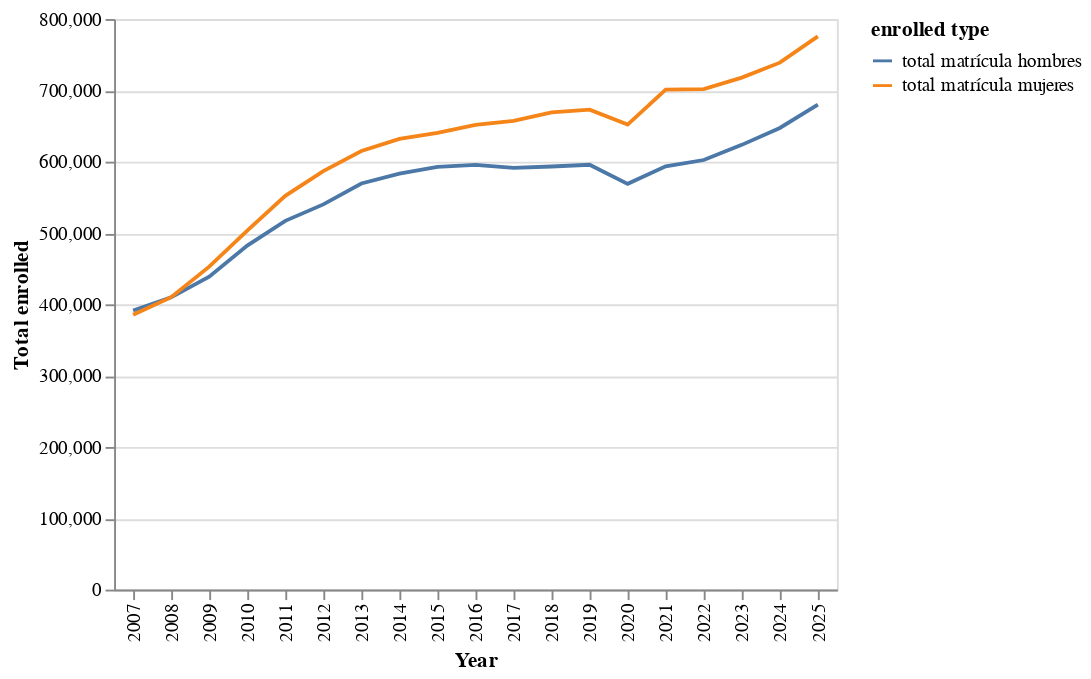

The code cell stored with this chart in its notebook:
### Markdown cell above
# **Third Chart: Evolution Total male and female students of overall enrolled**

The following chart shows the growth of male and females students during 2007-2025

### Code cell
cols_3 = ["año"]
df_3 = raw.groupby(cols_3)[["total matrícula hombres", "total matrícula mujeres"]].sum().reset_index()



df_3 = df_3.melt(id_vars="año",
                 value_vars=["total matrícula hombres", "total matrícula mujeres"],
                 var_name="enrolled type",
                 value_name="total matrícula")

chart_3 = alt.Chart(df_3).mark_line().encode(
    x = alt.X("año:O", axis=alt.Axis(title="Year")),
    y = alt.Y("sum(total matrícula)", axis=alt.Axis(title="Total enrolled")),
    color = "enrolled type")

chart_3

### Figure 1 — Vega-Lite specification as saved in the notebook (floating-point values rounded to 4 significant figures)
{"config": {"view": {"continuousWidth": 300, "continuousHeight": 300}}, "data": {"name": "data-7382dead1cee201d03dd812ad4c18447"}, "mark": {"type": "line"}, "encoding": {"color": {"field": "enrolled type", "type": "nominal"}, "x": {"axis": {"title": "Year"}, "field": "año", "type": "ordinal"}, "y": {"aggregate": "sum", "axis": {"title": "Total enrolled"}, "field": "total matrícula", "type": "quantitative"}}, "$schema": "https://vega.github.io/schema/vega-lite/v5.20.1.json", "datasets": {"data-7382dead1cee201d03dd812ad4c18447": [{"año": 2007, "enrolled type": "total matrícula hombres", "total matrícula": 391400.0}, {"año": 2008, "enrolled type": "total matrícula hombres", "total matrícula": 409800.0}, {"año": 2009, "enrolled type": "total matrícula hombres", "total matrícula": 438900.0}, {"año": 2010, "enrolled type": "total matrícula hombres", "total matrícula": 482400.0}, {"año": 2011, "enrolled type": "total matrícula hombres", "total matrícula": 517100.0}, {"año": 2012, "enrolled type": "total matrícula hombres", "total matrícula": 540100.0}, {"año": 2013, "enrolled type": "total matrícula hombres", "total matrícula": 569400.0}, {"año": 2014, "enrolled type": "total matrícula hombres", "total matrícula": 583300.0}, {"año": 2015, "enrolled type": "total matrícula hombres", "total matrícula": 592700.0}, {"año": 2016, "enrolled type": "total matrícula hombres", "total matrícula": 595600.0}, {"año": 2017, "enrolled type": "total matrícula hombres", "total matrícula": 591200.0}, {"año": 2018, "enrolled type": "total matrícula hombres", "total matrícula": 593200.0}, {"año": 2019, "enrolled type": "total matrícula hombres", "total matrícula": 595600.0}, {"año": 2020, "enrolled type": "total matrícula hombres", "total matrícula": 568900.0}, {"año": 2021, "enrolled type": "total matrícula hombres", "total matrícula": 593500.0}, {"año": 2022, "enrolled type": "total matrícula hombres", "total matrícula": 602300.0}, {"año": 2023, "enrolled type": "total matrícula hombres", "total matrícula": 623600.0}, {"año": 2024, "enrolled type": "total matrícula hombres", "total matrícula": 647300.0}, {"año": 2025, "enrolled type": "total matrícula hombres", "total matrícula": 680000.0}, {"año": 2007, "enrolled type": "total matrícula mujeres", "total matrícula": 385500.0}, {"año": 2008, "enrolled type": "total matrícula mujeres", "total matrícula": 410000.0}, {"año": 2009, "enrolled type": "total matrícula mujeres", "total matrícula": 452900.0}, {"año": 2010, "enrolled type": "total matrícula mujeres", "total matrícula": 503200.0}, {"año": 2011, "enrolled type": "total matrícula mujeres", "total matrícula": 552000.0}, {"año": 2012, "enrolled type": "total matrícula mujeres", "total matrícula": 586800.0}, {"año": 2013, "enrolled type": "total matrícula mujeres", "total matrícula": 615000.0}, {"año": 2014, "enrolled type": "total matrícula mujeres", "total matrícula": 631900.0}, {"año": 2015, "enrolled type": "total matrícula mujeres", "total matrícula": 640300.0}, {"año": 2016, "enrolled type": "total matrícula mujeres", "total matrícula": 651600.0}, {"año": 2017, "enrolled type": "total matrícula mujeres", "total matrícula": 657100.0}, {"año": 2018, "enrolled type": "total matrícula mujeres", "total matrícula": 669100.0}, {"año": 2019, "enrolled type": "total matrícula mujeres", "total matrícula": 672800.0}, {"año": 2020, "enrolled type": "total matrícula mujeres", "total matrícula": 652000.0}, {"año": 2021, "enrolled type": "total matrícula mujeres", "total matrícula": 701200.0}, {"año": 2022, "enrolled type": "total matrícula mujeres", "total matrícula": 701800.0}, {"año": 2023, "enrolled type": "total matrícula mujeres", "total matrícula": 717900.0}, {"año": 2024, "enrolled type": "total matrícula mujeres", "total matrícula": 738800.0}, {"año": 2025, "enrolled type": "total matrícula mujeres", "total matrícula": 775600.0}]}}
